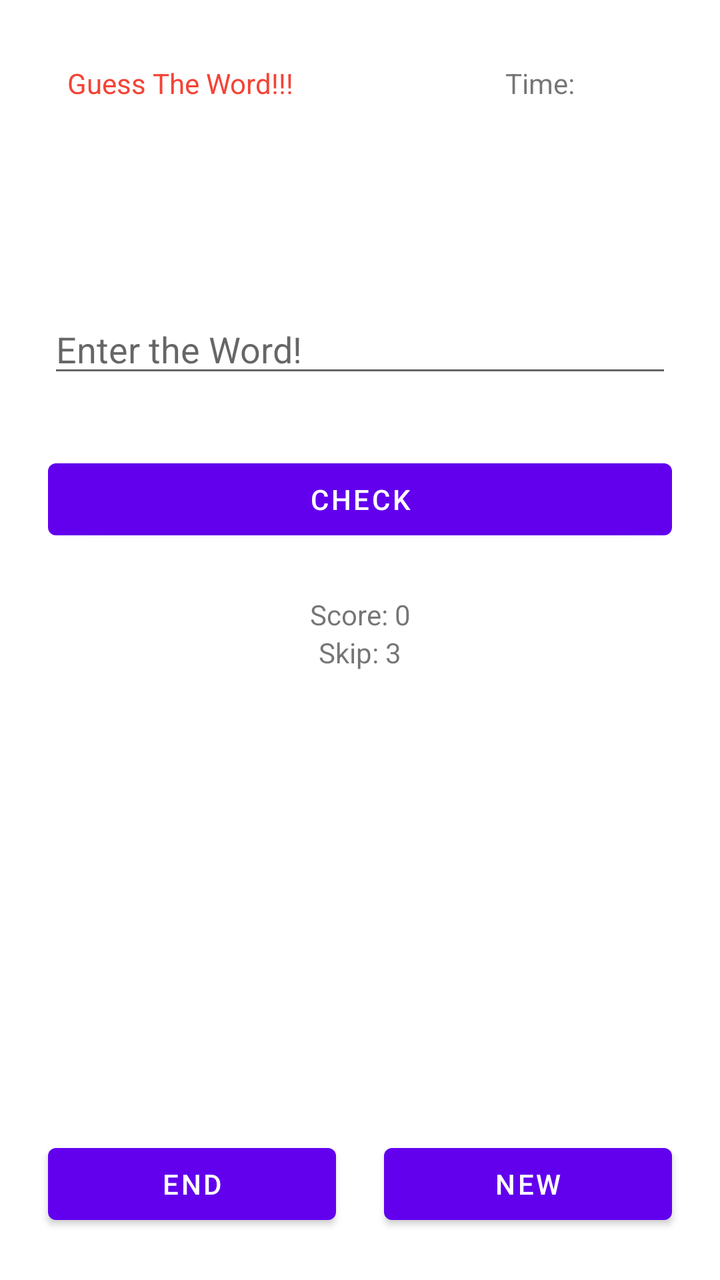
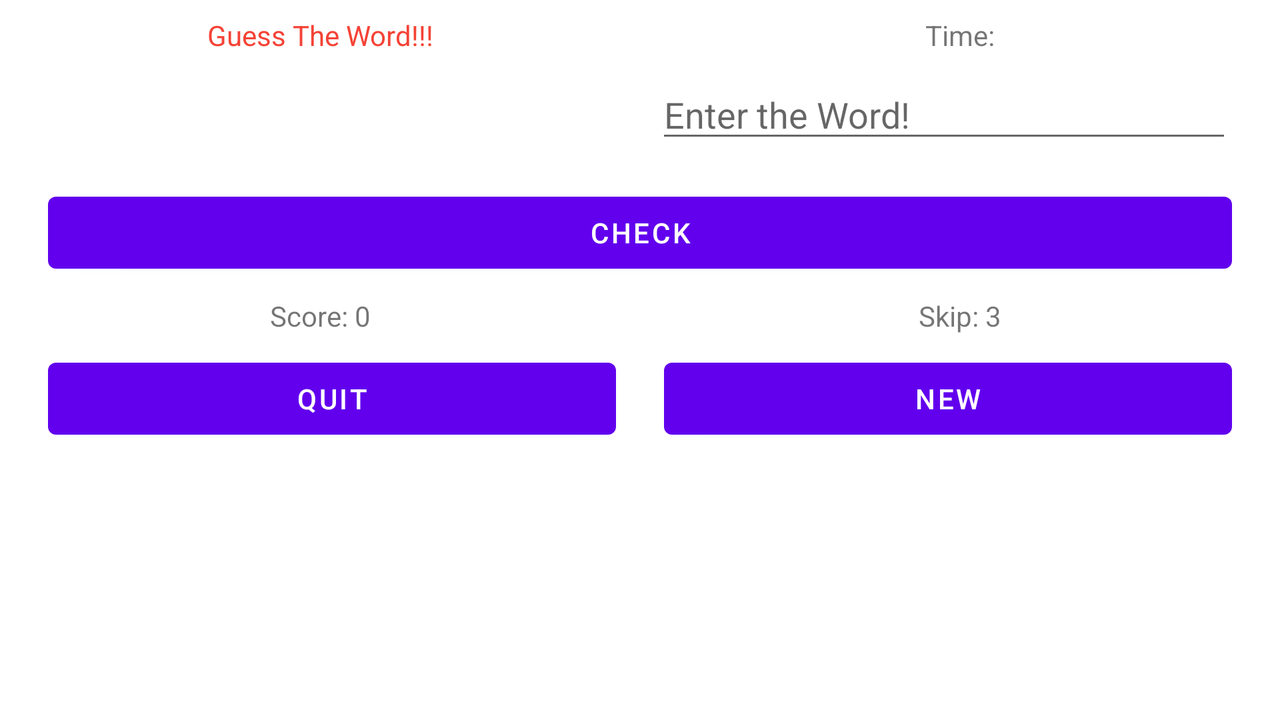

The same Android screen from two of the app's own layout files: first res/layout/ as a phone draws it, then the repository's variant for another configuration, drawn on a device whose configuration selects that folder. Both files follow.
<!-- AndroidManifest.xml: application theme Theme.Projekt2 -->
<!-- res/layout/activity_main.xml -->
<?xml version="1.0" encoding="utf-8"?>
<androidx.constraintlayout.widget.ConstraintLayout xmlns:android="http://schemas.android.com/apk/res/android"
    xmlns:app="http://schemas.android.com/apk/res-auto"
    xmlns:tools="http://schemas.android.com/tools"
    android:layout_width="match_parent"
    android:layout_height="match_parent"
    android:id="@+id/mainContainer"
    tools:context=".MainActivity">

    <TextView
        android:id="@+id/tv_info"
        android:layout_width="wrap_content"
        android:layout_height="wrap_content"
        android:layout_marginTop="32dp"
        android:text="@string/guess_info"
        android:textColor="#F44336"
        app:layout_constraintEnd_toStartOf="@+id/guideline2"
        app:layout_constraintStart_toStartOf="parent"
        app:layout_constraintTop_toTopOf="parent" />

    <TextView
        android:id="@+id/tv_word"
        android:layout_width="0dp"
        android:layout_height="wrap_content"
        android:layout_marginStart="24dp"
        android:layout_marginTop="24dp"
        android:layout_marginEnd="24dp"
        android:gravity="center"
        android:text=""
        android:textSize="34sp"
        app:layout_constraintEnd_toEndOf="parent"
        app:layout_constraintStart_toStartOf="parent"
        app:layout_constraintTop_toBottomOf="@+id/tv_info" />

    <EditText
        android:id="@+id/et_guess"
        android:layout_width="0dp"
        android:layout_height="wrap_content"
        android:layout_marginStart="24dp"
        android:layout_marginTop="32dp"
        android:layout_marginEnd="24dp"
        android:ems="10"
        android:hint="Enter the Word!"
        android:inputType="textPersonName"
        app:layout_constraintEnd_toEndOf="parent"
        app:layout_constraintStart_toStartOf="parent"
        app:layout_constraintTop_toBottomOf="@+id/tv_word" />

    <Button
        android:id="@+id/b_check"
        android:layout_width="0dp"
        android:layout_height="wrap_content"
        android:layout_marginStart="24dp"
        android:layout_marginTop="32dp"
        android:layout_marginEnd="24dp"
        android:text="CHECK"
        app:layout_constraintEnd_toEndOf="parent"
        app:layout_constraintStart_toStartOf="parent"
        app:layout_constraintTop_toBottomOf="@+id/et_guess" />

    <Button
        android:id="@+id/b_new"
        android:layout_width="0dp"
        android:layout_height="wrap_content"
        android:layout_marginStart="12dp"
        android:layout_marginEnd="24dp"
        android:layout_marginBottom="24dp"
        android:text="NEW"
        app:layout_constraintBottom_toBottomOf="parent"
        app:layout_constraintEnd_toEndOf="parent"
        app:layout_constraintStart_toStartOf="@+id/guideline2" />

    <Button
        android:id="@+id/b_end"
        android:layout_width="0dp"
        android:layout_height="wrap_content"
        android:layout_marginStart="24dp"
        android:layout_marginEnd="12dp"
        android:layout_marginBottom="24dp"
        android:text="END"
        app:layout_constraintBottom_toBottomOf="parent"
        app:layout_constraintEnd_toStartOf="@+id/guideline2"
        app:layout_constraintStart_toStartOf="parent" />

    <androidx.constraintlayout.widget.Guideline
        android:id="@+id/guideline2"
        android:layout_width="wrap_content"
        android:layout_height="wrap_content"
        android:orientation="vertical"
        app:layout_constraintGuide_percent="0.5" />

    <TextView
        android:id="@+id/tv_score"
        android:layout_width="wrap_content"
        android:layout_height="wrap_content"
        android:layout_marginTop="24dp"
        android:text="Score: 0"
        app:layout_constraintEnd_toEndOf="parent"
        app:layout_constraintStart_toStartOf="parent"
        app:layout_constraintTop_toBottomOf="@+id/b_check" />

    <TextView
        android:id="@+id/tv_skip"
        android:layout_width="wrap_content"
        android:layout_height="wrap_content"
        android:text="Skip: 3"
        app:layout_constraintEnd_toEndOf="parent"
        app:layout_constraintStart_toStartOf="parent"
        app:layout_constraintTop_toBottomOf="@+id/tv_score" />

    <TextView
        android:id="@+id/tv_timer"
        android:layout_width="wrap_content"
        android:layout_height="wrap_content"
        android:layout_marginTop="32dp"
        android:text="Time:"
        app:layout_constraintEnd_toEndOf="parent"
        app:layout_constraintStart_toStartOf="@+id/guideline2"
        app:layout_constraintTop_toTopOf="parent" />

</androidx.constraintlayout.widget.ConstraintLayout>
<!-- resources referenced by this layout -->
<resources>
  <string name="guess_info">Guess The Word!!!</string>
  <style name="Theme.Projekt2" parent="Theme.MaterialComponents.DayNight.DarkActionBar">
          
          <item name="colorPrimary">@color/purple_500</item>
          <item name="colorPrimaryVariant">@color/purple_700</item>
          <item name="colorOnPrimary">@color/white</item>
          
          <item name="colorSecondary">@color/teal_200</item>
          <item name="colorSecondaryVariant">@color/teal_700</item>
          <item name="colorOnSecondary">@color/black</item>
          
          <item name="android:statusBarColor" tools:targetApi="l">?attr/colorPrimaryVariant</item>
          
      </style>
</resources>
<!-- res/layout-land/activity_main.xml (the repository's variant of the layout above) -->
<!-- drawn on the phone turned sideways -->
<?xml version="1.0" encoding="utf-8"?>
<androidx.constraintlayout.widget.ConstraintLayout xmlns:android="http://schemas.android.com/apk/res/android"
    xmlns:app="http://schemas.android.com/apk/res-auto"
    xmlns:tools="http://schemas.android.com/tools"
    android:layout_width="match_parent"
    android:layout_height="match_parent"
    android:id="@+id/mainContainer"
    tools:context=".MainActivity">

    <TextView
        android:id="@+id/tv_info"
        android:layout_width="wrap_content"
        android:layout_height="wrap_content"
        android:layout_marginTop="8dp"
        android:text="@string/guess_info"
        android:textColor="#F44336"
        app:layout_constraintEnd_toStartOf="@+id/guideline2"
        app:layout_constraintStart_toStartOf="parent"
        app:layout_constraintTop_toTopOf="parent" />

    <TextView
        android:id="@+id/tv_word"
        android:layout_width="0dp"
        android:layout_height="wrap_content"
        android:layout_marginStart="24dp"
        android:layout_marginTop="8dp"
        android:layout_marginEnd="8dp"
        android:gravity="center"
        android:text=""
        android:textSize="34sp"
        app:layout_constraintEnd_toStartOf="@+id/guideline2"
        app:layout_constraintStart_toStartOf="parent"
        app:layout_constraintTop_toBottomOf="@+id/tv_info" />

    <EditText
        android:id="@+id/et_guess"
        android:layout_width="0dp"
        android:layout_height="wrap_content"
        android:layout_marginStart="8dp"
        android:layout_marginTop="8dp"
        android:layout_marginEnd="24dp"
        android:ems="10"
        android:hint="Enter the Word!"
        android:inputType="textPersonName"
        app:layout_constraintEnd_toEndOf="parent"
        app:layout_constraintStart_toStartOf="@+id/guideline2"
        app:layout_constraintTop_toBottomOf="@+id/tv_info" />

    <Button
        android:id="@+id/b_check"
        android:layout_width="0dp"
        android:layout_height="wrap_content"
        android:layout_marginStart="24dp"
        android:layout_marginTop="16dp"
        android:layout_marginEnd="24dp"
        android:text="CHECK"
        app:layout_constraintEnd_toEndOf="parent"
        app:layout_constraintStart_toStartOf="parent"
        app:layout_constraintTop_toBottomOf="@+id/et_guess" />

    <Button
        android:id="@+id/b_new"
        android:layout_width="0dp"
        android:layout_height="wrap_content"
        android:layout_marginStart="12dp"
        android:layout_marginTop="8dp"
        android:layout_marginEnd="24dp"
        android:text="NEW"
        app:layout_constraintEnd_toEndOf="parent"
        app:layout_constraintStart_toStartOf="@+id/guideline2"
        app:layout_constraintTop_toBottomOf="@+id/tv_skip" />

    <Button
        android:id="@+id/b_end"
        android:layout_width="0dp"
        android:layout_height="wrap_content"
        android:layout_marginStart="24dp"
        android:layout_marginTop="8dp"
        android:layout_marginEnd="12dp"
        android:text="Quit"
        app:layout_constraintEnd_toStartOf="@+id/guideline2"
        app:layout_constraintStart_toStartOf="parent"
        app:layout_constraintTop_toBottomOf="@+id/tv_score" />

    <androidx.constraintlayout.widget.Guideline
        android:id="@+id/guideline2"
        android:layout_width="wrap_content"
        android:layout_height="wrap_content"
        android:orientation="vertical"
        app:layout_constraintGuide_percent="0.5" />

    <TextView
        android:id="@+id/tv_score"
        android:layout_width="wrap_content"
        android:layout_height="wrap_content"
        android:layout_marginTop="8dp"
        android:text="Score: 0"
        app:layout_constraintEnd_toStartOf="@+id/guideline2"
        app:layout_constraintStart_toStartOf="parent"
        app:layout_constraintTop_toBottomOf="@+id/b_check" />

    <TextView
        android:id="@+id/tv_skip"
        android:layout_width="wrap_content"
        android:layout_height="wrap_content"
        android:layout_marginTop="8dp"
        android:text="Skip: 3"
        app:layout_constraintEnd_toEndOf="parent"
        app:layout_constraintStart_toStartOf="@+id/guideline2"
        app:layout_constraintTop_toBottomOf="@+id/b_check" />

    <TextView
        android:id="@+id/tv_timer"
        android:layout_width="wrap_content"
        android:layout_height="wrap_content"
        android:layout_marginTop="8dp"
        android:text="Time:"
        app:layout_constraintEnd_toEndOf="parent"
        app:layout_constraintStart_toStartOf="@+id/guideline2"
        app:layout_constraintTop_toTopOf="parent" />

</androidx.constraintlayout.widget.ConstraintLayout>
